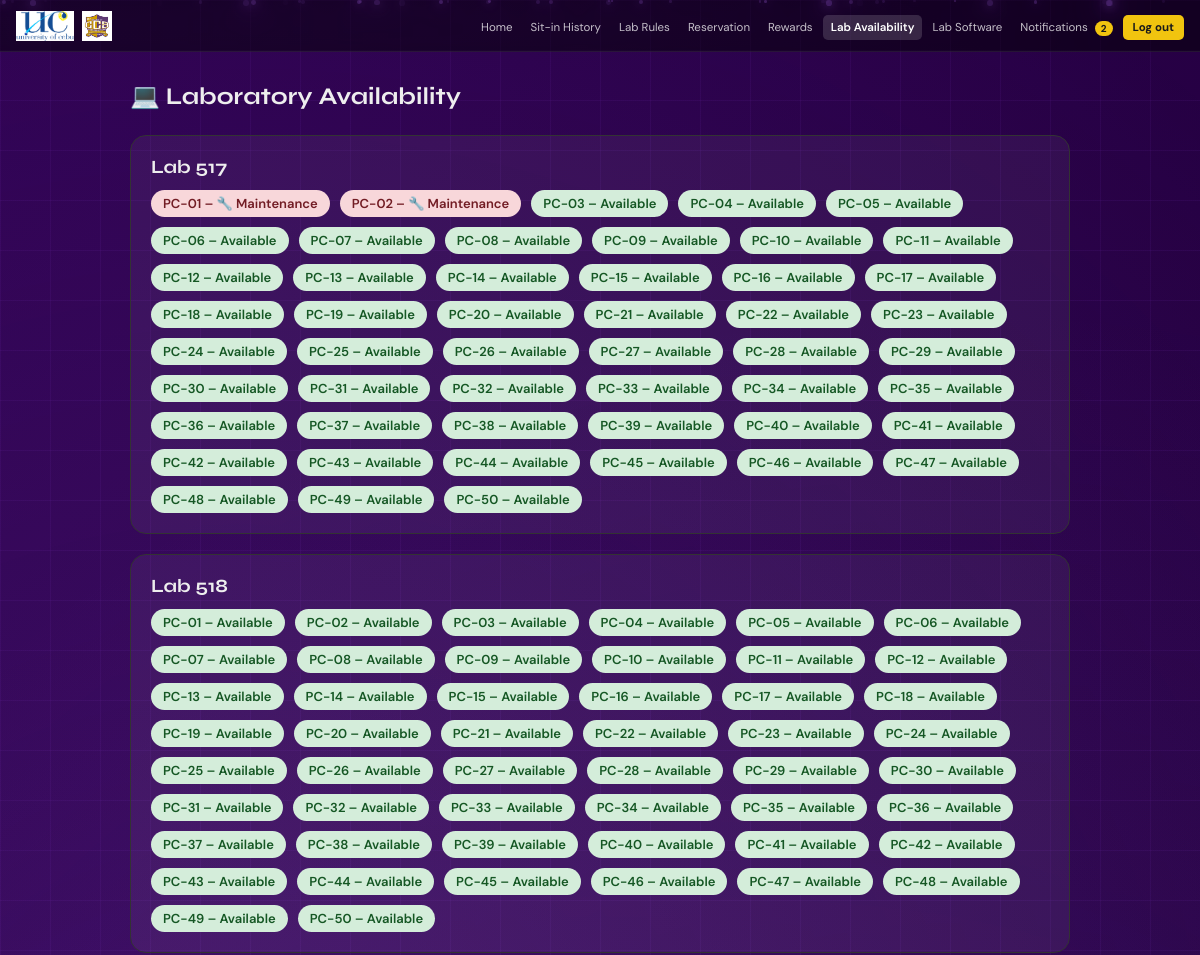
Page /student/lab_availability (signed in, upper part) on the earlier database version.
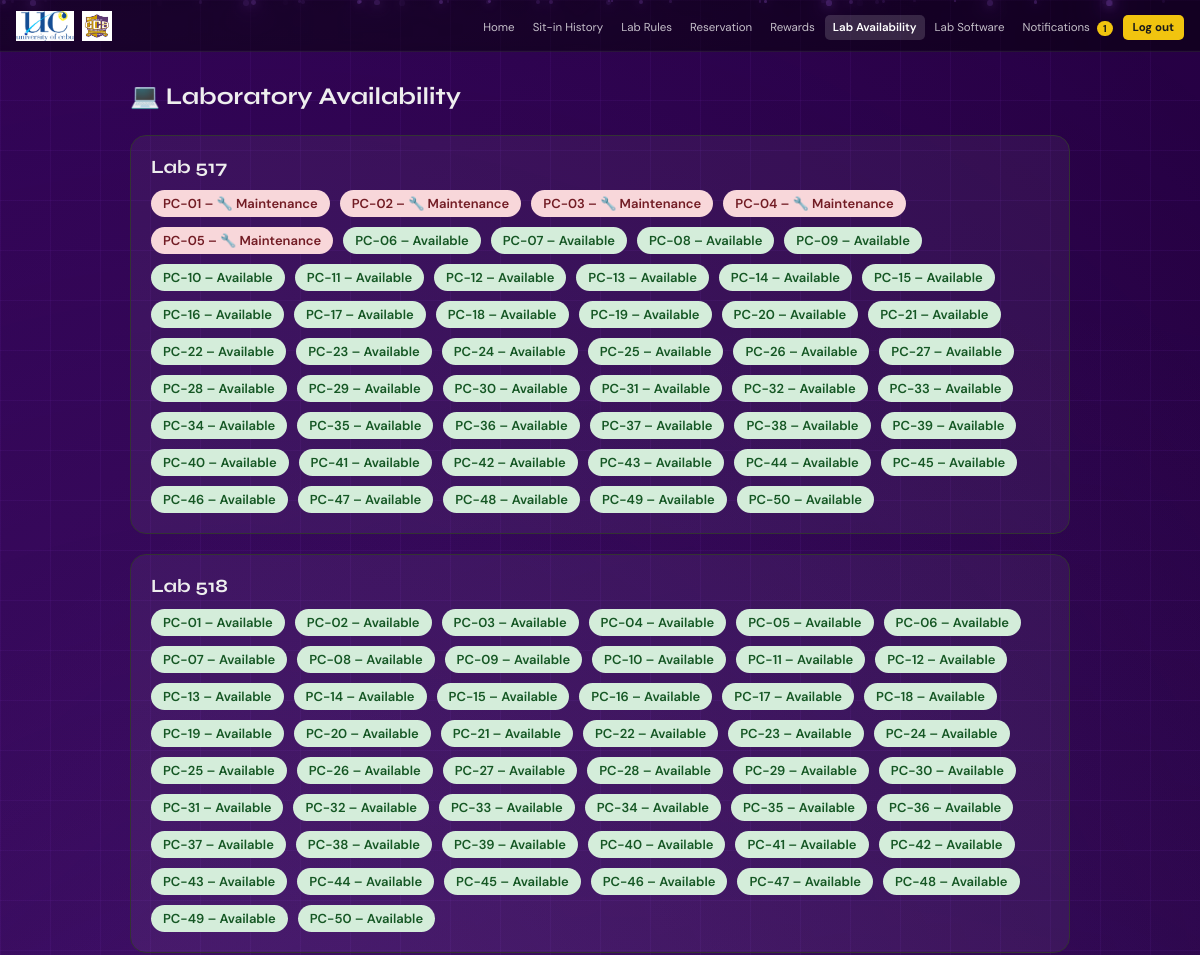
Same page on the later database version.
### tables this page shows
CREATE TABLE computer_units (
        id INTEGER PRIMARY KEY AUTOINCREMENT,
        pc_number TEXT NOT NULL,
        lab_id INTEGER NOT NULL,
        status TEXT NOT NULL DEFAULT 'Available',
        FOREIGN KEY (lab_id) REFERENCES laboratory(id)
    );

### app.py (the view)
@app.route('/student/lab_availability')
def student_lab_availability():
    if not student_required():
        return redirect(url_for('login'))
    conn = get_db()
    labs = conn.execute('SELECT * FROM laboratory').fetchall()
    availability = []
    for lab in labs:
        computers = conn.execute('''
            SELECT cu.id, cu.pc_number, cu.status,
                   CASE WHEN s.id IS NOT NULL THEN 1 ELSE 0 END as occupied
            FROM computer_units cu
            LEFT JOIN sitin s ON s.pc_id = cu.id
            WHERE cu.lab_id = ?
            ORDER BY cu.pc_number
        ''', (lab['id'],)).fetchall()
        software = conn.execute('''
            SELECT sw.name, sw.version, sw.license
            FROM lab_software ls
            JOIN software sw ON sw.id = ls.software_id
            WHERE ls.lab_id = ?
            ORDER BY sw.name
        ''', (lab['id'],)).fetchall()
        availability.append({'lab': lab, 'computers': computers, 'software': software})
    conn.close()
    return render_template('student/lab_availability.html', availability=availability)

### app.py (called while the page is built, shortened)
def get_db():
    conn = sqlite3.connect(os.path.join(BASE_DIR, 'database.db'))
    conn.row_factory = sqlite3.Row
    return conn

@app.before_request
def csrf_protect():
    if 'csrf_token' not in session:
        session['csrf_token'] = secrets.token_hex(16)
    if request.method == "POST":
        token = session.get('csrf_token', '')
        form_token = request.form.get('csrf_token', '')
        if not token or token != form_token:
            flash('Invalid request. Please try again.', 'error')
            return redirect(request.url)

@app.context_processor
def inject_unread_count():
    if 'user_id' in session and session.get('role') == 'student':
        conn = get_db()
        count = conn.execute('''
            SELECT COUNT(*) FROM notifications
            WHERE is_read = 0 AND (idnum = ? OR idnum = 'global')
        ''', (session['user_idnum'],)).fetchone()[0]
        conn.close()
        return dict(unread_count=count)

def student_required():
    return 'user_id' in session and session.get('role') == 'student'

### templates/student/lab_availability.html (shortened to what this page needs)
<!DOCTYPE html>
<html lang="en" data-theme="dark">
<head>
  <link rel="stylesheet" href="{{ url_for('static', filename='style.css') }}" />
</head>
<body>
  <nav>
    <div class="nav-left">
      <img src="{{ url_for('static', filename='uclogo.png') }}" alt="UC" class="nav-logo" />
      <img src="{{ url_for('static', filename='ccsmainlogo.png') }}" alt="CCS" class="nav-logo" />
    </div>
    <ul class="nav-links">
      <li><a href="{{ url_for('student_home') }}">Home</a></li>
      <li><a href="{{ url_for('student_history') }}">Sit-in History</a></li>
      <li><a href="{{ url_for('student_labrules') }}">Lab Rules</a></li>
      <li><a href="{{ url_for('student_reservation') }}">Reservation</a></li>
      <li><a href="{{ url_for('student_rewards') }}">Rewards</a></li>
      <li><a href="{{ url_for('student_lab_availability') }}" class="active">Lab Availability</a></li>
      <li><a href="{{ url_for('student_lab_software') }}">Lab Software</a></li>
      <li>
        <a href="{{ url_for('student_notifications') }}">
          Notifications
          {% if unread_count > 0 %}<span class="notification-badge">{{ unread_count }}</span>{% endif %}
        </a>
      </li>
      <li><a href="{{ url_for('logout') }}" class="btn-nav-logout">Log out</a></li>
    </ul>
  </nav>
  <main style="padding: 30px; max-width: 1000px; margin: auto;">
    <h2 style="color: var(--text); font-family: 'Syne', sans-serif; margin-bottom: 24px;">💻 Laboratory Availability</h2>
    {% if availability %}
      {% for lab in availability %}
      <div class="lab-card">
        <h3>{{ lab['lab']['lab_name'] }}</h3>
        <div class="pc-list">
          {% for pc in lab['computers'] %}
            {% if pc['occupied'] %}
              <span class="pc-item in-use">{{ pc['pc_number'] }} – In Use</span>
            {% elif pc['status'] == 'Under Maintenance' %}
              <span class="pc-item unavailable">{{ pc['pc_number'] }} – 🔧 Maintenance</span>
            {% elif pc['status'] == 'Unavailable' %}
              <span class="pc-item unavailable">{{ pc['pc_number'] }} – Unavailable</span>
            {% else %}
              <span class="pc-item available">{{ pc['pc_number'] }} – Available</span>
            {% endif %}
          {% else %}
            <p style="color: var(--muted);">No PCs assigned to this lab.</p>
          {% endfor %}
        </div>
      </div>
      {% endfor %}
    {% else %}
      <p style="color: var(--muted);">No laboratories found. Please contact the administrator.</p>
    {% endif %}
  </main>
</body>
</html>

Differences in the rows shown:
changed computer_units (number 3 of 100 on the later page): status "Available" → "Under Maintenance" (drawn)
changed computer_units (number 4 of 100 on the later page): status "Available" → "Under Maintenance" (drawn)
changed computer_units (number 5 of 100 on the later page): status "Available" → "Under Maintenance" (drawn)
Other differences:
{{ unread_count }}: "2" → "1"
list line gone: "PC-03 – Available"
new list line: "PC-03 – 🔧 Maintenance"
list line gone: "PC-04 – Available"
new list line: "PC-04 – 🔧 Maintenance"
list line gone: "PC-05 – Available"
new list line: "PC-05 – 🔧 Maintenance"
